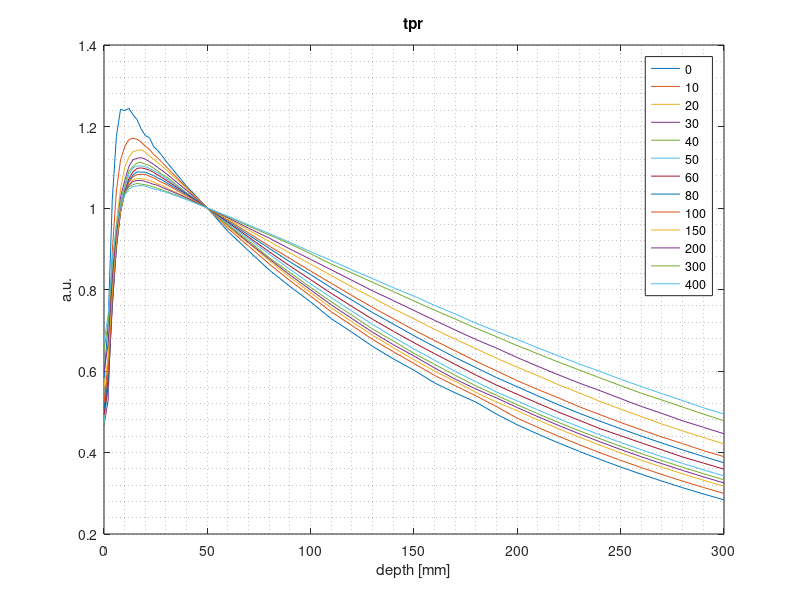
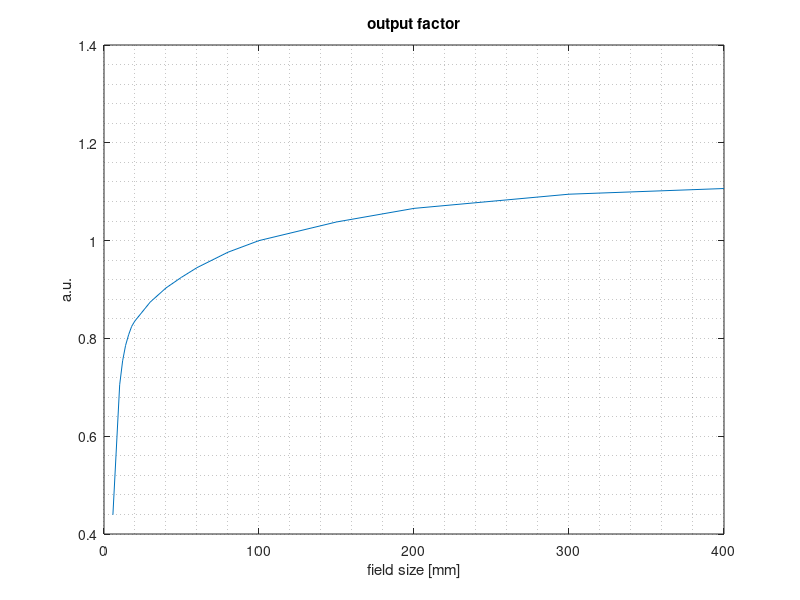
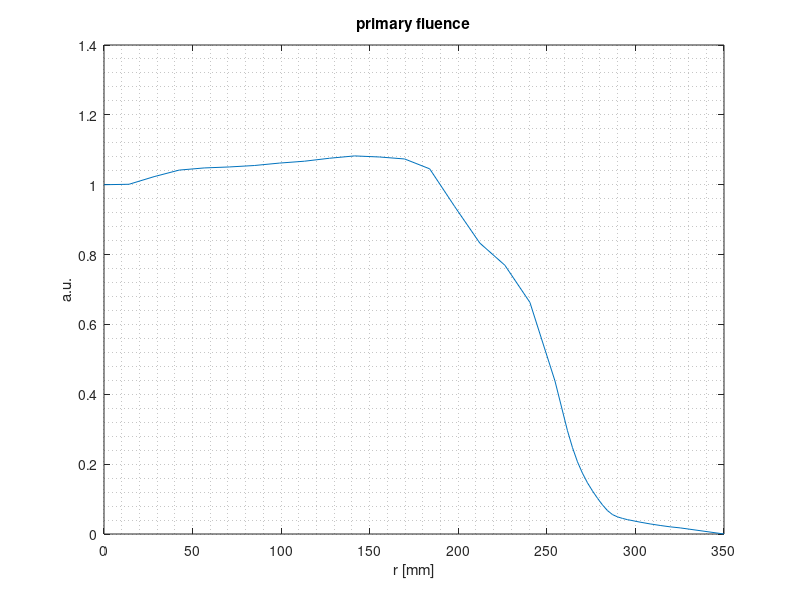

Recreate these plots in MATLAB, in order.
clc
close all
clear

%% tpr

% read data from file
fileHandle = fopen('tpr.dat');
tprTmp = cell2mat(textscan(fileHandle,'%f %f %f %f %f %f %f %f %f %f %f %f %f %f','CommentStyle',{'#'}));
fclose(fileHandle);

tprFieldSizes = tprTmp(1,2:end);
tprDepths     = tprTmp(2:end,1);

tpr           = tprTmp(2:end,2:end);

% plot
figure
hold on
plot(tprDepths,tpr);
title('tpr')
xlabel('depth [mm]')
ylabel('a.u.')
grid minor
box on
legendStringsFieldSizes = mat2cell(tprFieldSizes',ones(13,1));
legendStringsFieldSizes = cellfun(@num2str,legendStringsFieldSizes,'UniformOutput',false);
legend(legendStringsFieldSizes);

%% output factor

% read data from file
fileHandle = fopen('of.dat');
outputFactor = cell2mat(textscan(fileHandle,'%f %f','CommentStyle',{'#'}));
fclose(fileHandle);

% plot
figure
plot(outputFactor(:,1),outputFactor(:,2))
title('output factor')
xlabel('field size [mm]')
ylabel('a.u.')
grid minor
box on

%% primary fluence

% read data from file
fileHandle = fopen('primflu.dat');
primaryFluence = cell2mat(textscan(fileHandle,'%f %f','CommentStyle',{'#'}));
fclose(fileHandle);

% plot
figure
plot(primaryFluence(:,1),primaryFluence(:,2))
title('primary fluence')
xlabel('r [mm]')
ylabel('a.u.')
grid minor
box on

%% read parameters
fileHandle = fopen('params.dat');
tmp = textscan(fileHandle,'%s %f','CommentStyle',{'#'});
fclose(fileHandle);

params = containers.Map(tmp{1},tmp{2});

%% clear up
clear tprTmp tmp ans fileHandle;